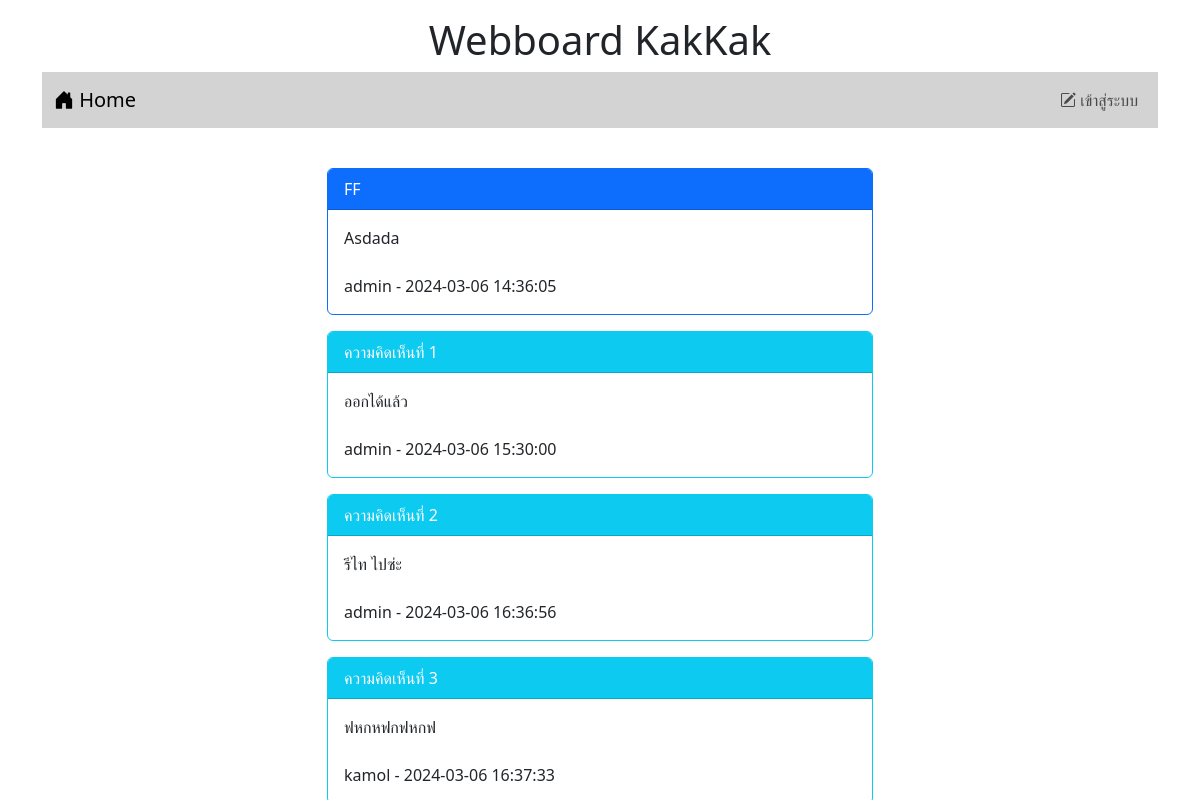
Screenshot of /post.php?id=3 with the database file from the repository.
### tables this page shows
CREATE TABLE `post` (
  `id` int(11) NOT NULL,
  `title` varchar(128) NOT NULL,
  `content` varchar(2048) NOT NULL,
  `post_date` datetime NOT NULL,
  `cat_id` int(11) NOT NULL,
  `user` int(11) NOT NULL
);

CREATE TABLE `user` (
  `id` int(11) NOT NULL,
  `login` varchar(32) NOT NULL,
  `password` varchar(64) NOT NULL,
  `name` varchar(64) NOT NULL,
  `gender` char(1) NOT NULL,
  `email` varchar(32) NOT NULL,
  `role` char(1) NOT NULL
);

CREATE TABLE `comment` (
  `id` int(11) NOT NULL,
  `content` varchar(20148) NOT NULL,
  `post_date` datetime NOT NULL,
  `user_id` int(11) NOT NULL,
  `post_id` int(11) NOT NULL
);

### post.php (the view, shortened to what this page needs)
<!DOCTYPE html>
<html lang="en">
<head>
    <link href="https://cdn.jsdelivr.net/npm/bootstrap@5.3.2/dist/css/bootstrap.min.css" rel="stylesheet">
    <link rel="stylesheet" href="https://cdn.jsdelivr.net/npm/bootstrap-icons@1.11.3/font/bootstrap-icons.min.css">
</head>
<body>
<div class="container-lg">
    <h1 style="text-align: center;" class="mt-3">Webboard KakKak</h1>
    <?php
        include "nav.php"
    ?>
    <div class="row mt-4">
        <div class="col-lg-3 col-md-2 col-sm-1"></div>
        <div class="col-lg-6 col-md-8 col-sm-10">
                <?php
                 $conn = new PDO("mysql:host=localhost;dbname=webboard;charset=utf8","root","");
                 $sql = "SELECT post.title,post.content,post.post_date,user.login
                 FROM post INNER JOIN  user on
                 (post.user=user.id) where post.id=$_GET[id]";
                 $result=$conn->query($sql);
                 while($row=$result->fetch()){
                    echo "<div class='card border-primary mt-3'>";
                    echo "<div class='card-header bg-primary text-white'>$row[0]</div>";
                    echo "<div class='card-body'>$row[1]<br><br>$row[3] - $row[2]</div>";
                    echo "</div>";
                 }
                 ?>
                <?php
                 $conn = new PDO("mysql:host=localhost;dbname=webboard;charset=utf8","root","");
                 $sql = "SELECT comment.content,comment.post_date,comment.user_id,comment.post_id,user.login
                 FROM comment INNER JOIN  user on
                 (comment.user_id=user.id) where comment.post_id=$_GET[id]";
                 $result=$conn->query($sql);
                 $i = 1;
                 while($row=$result->fetch()){
                    echo "<div class='card border-info mt-3'>";
                    echo "<div class='card-header bg-info text-white'>ความคิดเห็นที่ $i </div>";
                    echo "<div class='card-body'>$row[0]<br><br>$row[4] - $row[1]</div>";
                    echo "</div>";
                    $i++;
                 }
                 ?>
        </div>
    </div>
</div>
</body>
</html>

### rows the page displays
post: title "FF", content "Asdada", user.login "admin", post_date "2024-03-06 14:36:05"
comment: content "ออกได้แล้ว", user.login "admin", post_date "2024-03-06 15:30:00"
comment: content "รีไท ไปซ่ะ", user.login "admin", post_date "2024-03-06 16:36:56"
comment: content "ฟหกหฟกฟหกฟ", user.login "kamol", post_date "2024-03-06 16:37:33"
